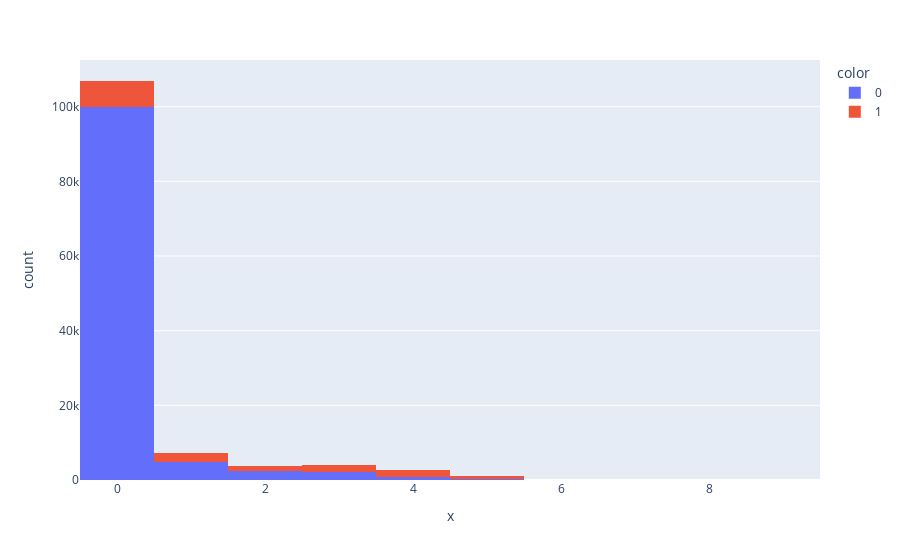

Notebook code cell kept with this figure:
### Code cell
import plotly.express as px

fig = px.histogram(x=X_test.smart_999, color=y_pred["0"])
fig.show()

### Figure 1 — Plotly figure (JSON) as saved in the notebook; plotly's stock layout.template omitted (floating-point values rounded to 4 significant figures; data arrays with more than 128 entries replaced by an {"elided": "..."} marker saying what was removed)
{"data": [{"alignmentgroup": "True", "bingroup": "x", "hovertemplate": "color=0<br>x=%{x}<br>count=%{y}<extra></extra>", "legendgroup": "0", "marker": {"color": "#636efa", "pattern": {"shape": ""}}, "name": "0", "offsetgroup": "0", "orientation": "v", "showlegend": true, "type": "histogram", "x": {"elided": "110286 int values"}, "xaxis": "x", "yaxis": "y"}, {"alignmentgroup": "True", "bingroup": "x", "hovertemplate": "color=1<br>x=%{x}<br>count=%{y}<extra></extra>", "legendgroup": "1", "marker": {"color": "#EF553B", "pattern": {"shape": ""}}, "name": "1", "offsetgroup": "1", "orientation": "v", "showlegend": true, "type": "histogram", "x": {"elided": "15638 int values"}, "xaxis": "x", "yaxis": "y"}], "layout": {"barmode": "relative", "legend": {"title": {"text": "color"}, "tracegroupgap": 0}, "margin": {"t": 60}, "xaxis": {"anchor": "y", "domain": [0, 1], "title": {"text": "x"}}, "yaxis": {"anchor": "x", "domain": [0, 1], "title": {"text": "count"}}}}
